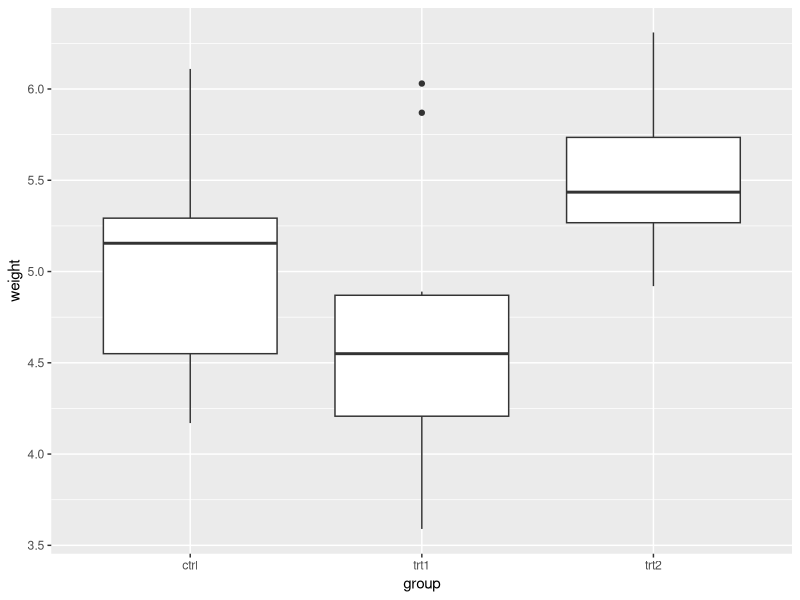
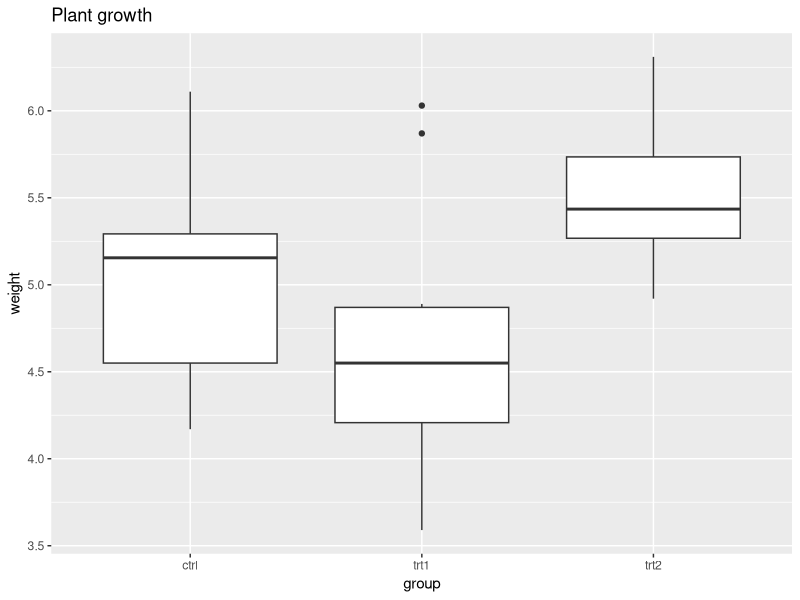
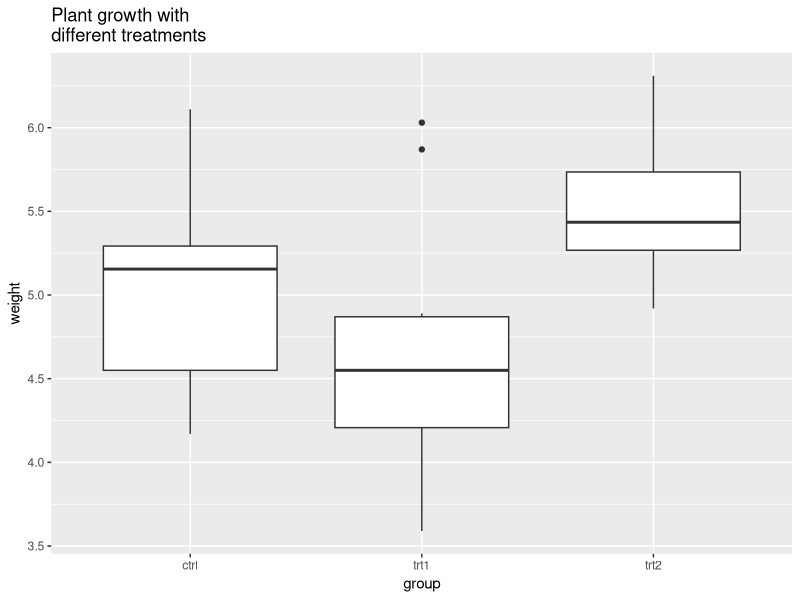
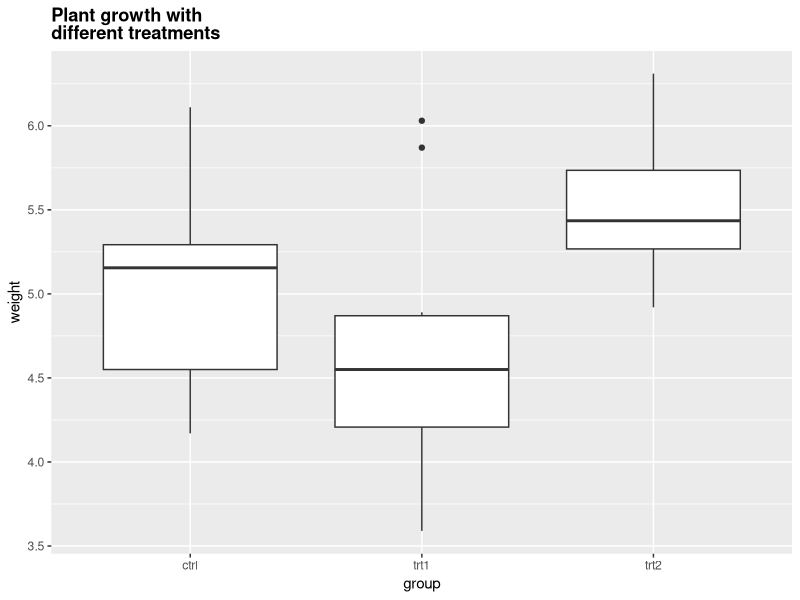
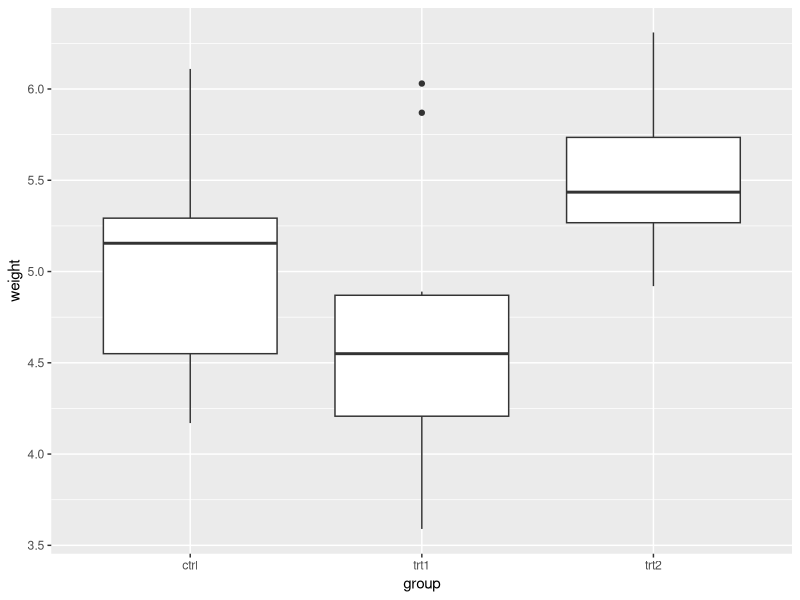
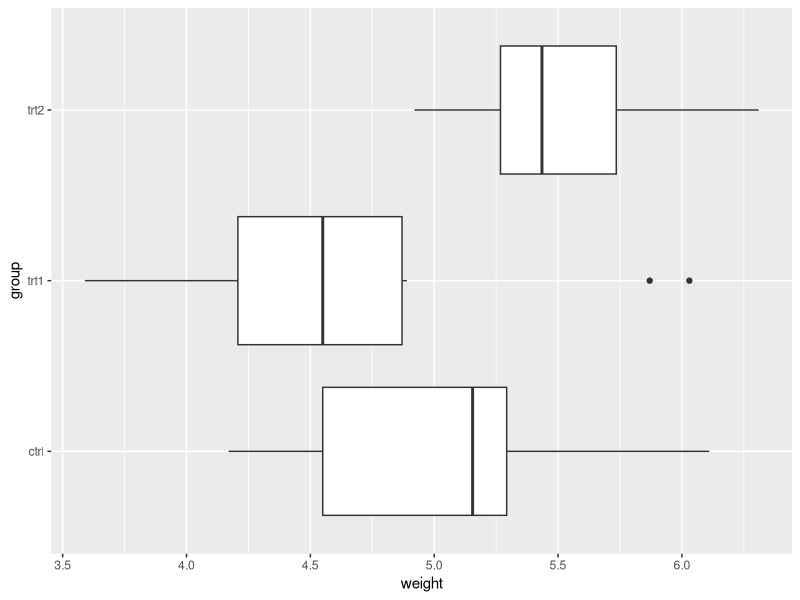
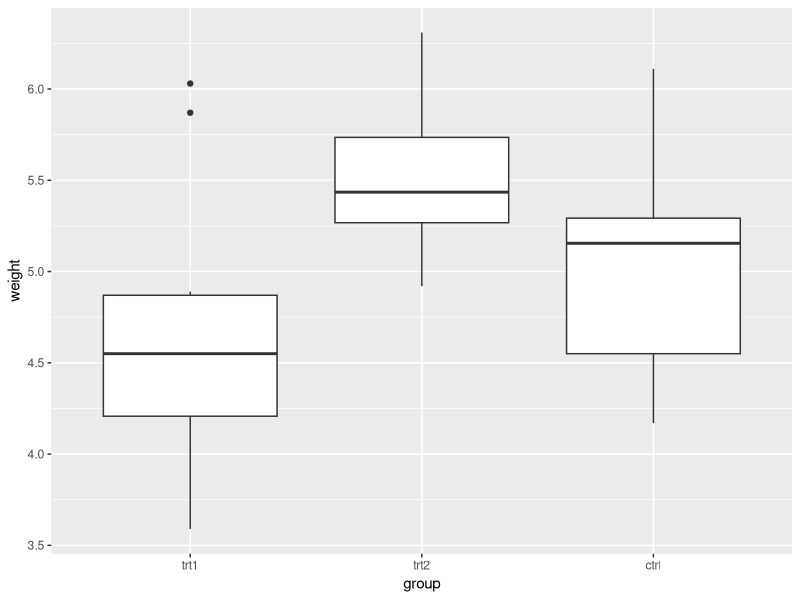
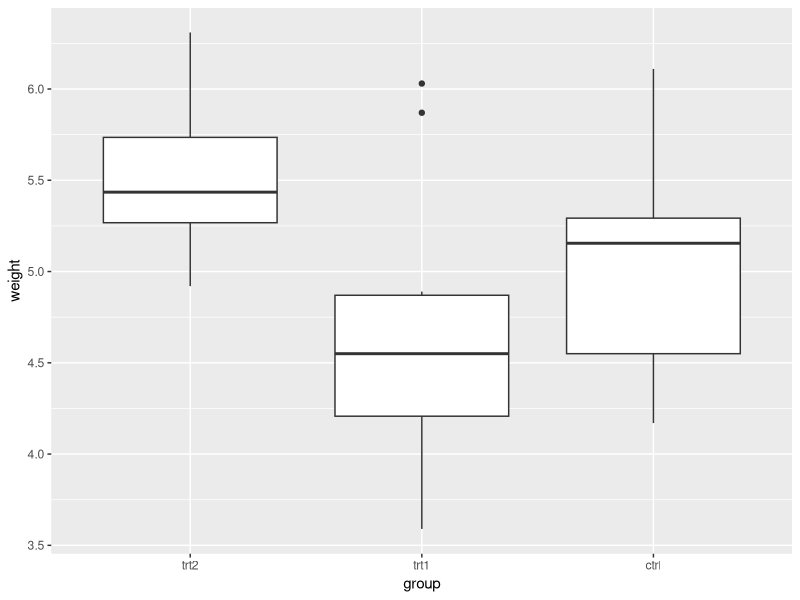

These charts were generated, in order, by the following R code:
library(ggplot2)
bp <- ggplot(PlantGrowth, aes(x=group, y=weight)) + geom_boxplot()
bp

bp + ggtitle("Plant growth")
## Equivalent to
# bp + labs(title="Plant growth")

# If the title is long, it can be split into multiple lines with \n
bp + ggtitle("Plant growth with\ndifferent treatments")

# Reduce line spacing and use bold text
bp + ggtitle("Plant growth with\ndifferent treatments") + 
  theme(plot.title = element_text(lineheight=.8, face="bold"))


library(ggplot2)

bp <- ggplot(PlantGrowth, aes(x=group, y=weight)) +
  geom_boxplot()
bp
bp + coord_flip()#Swapping X and Y axes


# Discrete axis

# Manually set the order of a discrete-valued axis
bp + scale_x_discrete(limits=c("trt1","trt2","ctrl"))

# Reverse the order of a discrete-valued axis
# Get the levels of the factor
flevels <- levels(PlantGrowth$group)
flevels
#> [1] "ctrl" "trt1" "trt2"

# Reverse the order
flevels <- rev(flevels)
flevels
#> [1] "trt2" "trt1" "ctrl"

bp + scale_x_discrete(limits=flevels)

# Or it can be done in one line:
bp + scale_x_discrete(limits = rev(levels(PlantGrowth$group)))


bp + scale_x_discrete(breaks=c("ctrl", "trt1", "trt2"),
                      labels=c("Control", "Treat 1", "Treat 2"))


# Hide x tick marks, labels, and grid lines
bp + scale_x_discrete(breaks=NULL)

# Hide all tick marks and labels (on X axis), but keep the gridlines
bp + theme(axis.ticks = element_blank(), axis.text.x = element_blank())


# Make sure to include 0 in the y axis
bp + expand_limits(y=0)

# Make sure to include 0 and 8 in the y axis
bp + expand_limits(y=c(0,8))


# Specify tick marks directly
bp + coord_cartesian(ylim=c(5, 7.5)) + 
  scale_y_continuous(breaks=seq(0, 10, 0.25))  # Ticks from 0-10, every .25


bp + scale_y_reverse()



# Setting and hiding tick markers
# Setting the tick marks on an axis
# This will show tick marks on every 0.25 from 1 to 10
# The scale will show only the ones that are within range (3.50-6.25 in this case)
bp + scale_y_continuous(breaks=seq(1,10,1/4))

# The breaks can be spaced unevenly
bp + scale_y_continuous(breaks=c(4, 4.25, 4.5, 5, 6,8))

# Suppress ticks and gridlines
bp + scale_y_continuous(breaks=NULL)

# Hide tick marks and labels (on Y axis), but keep the gridlines
bp + theme(axis.ticks = element_blank(), axis.text.y = element_blank())
